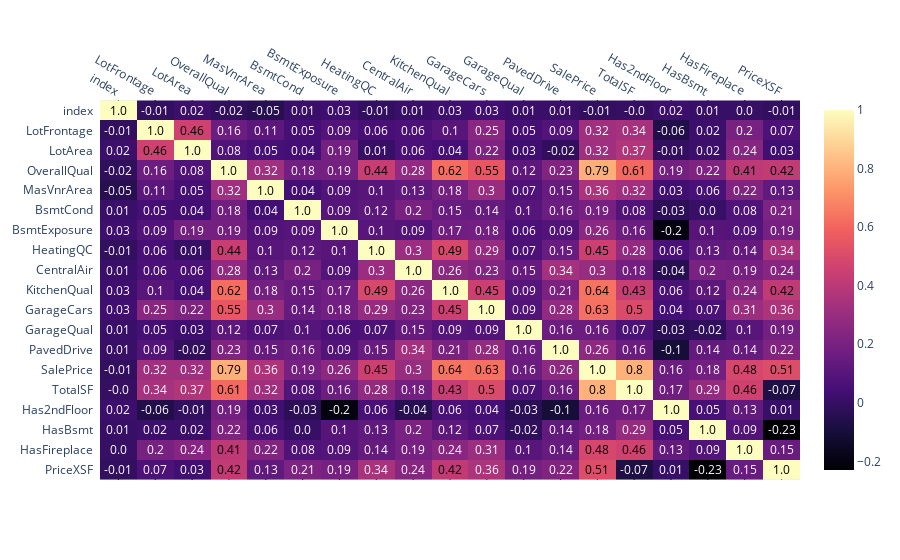

Write notebook code for a chart like this one.
### Code cell
corrMatrix(df_ok, 'magma')
